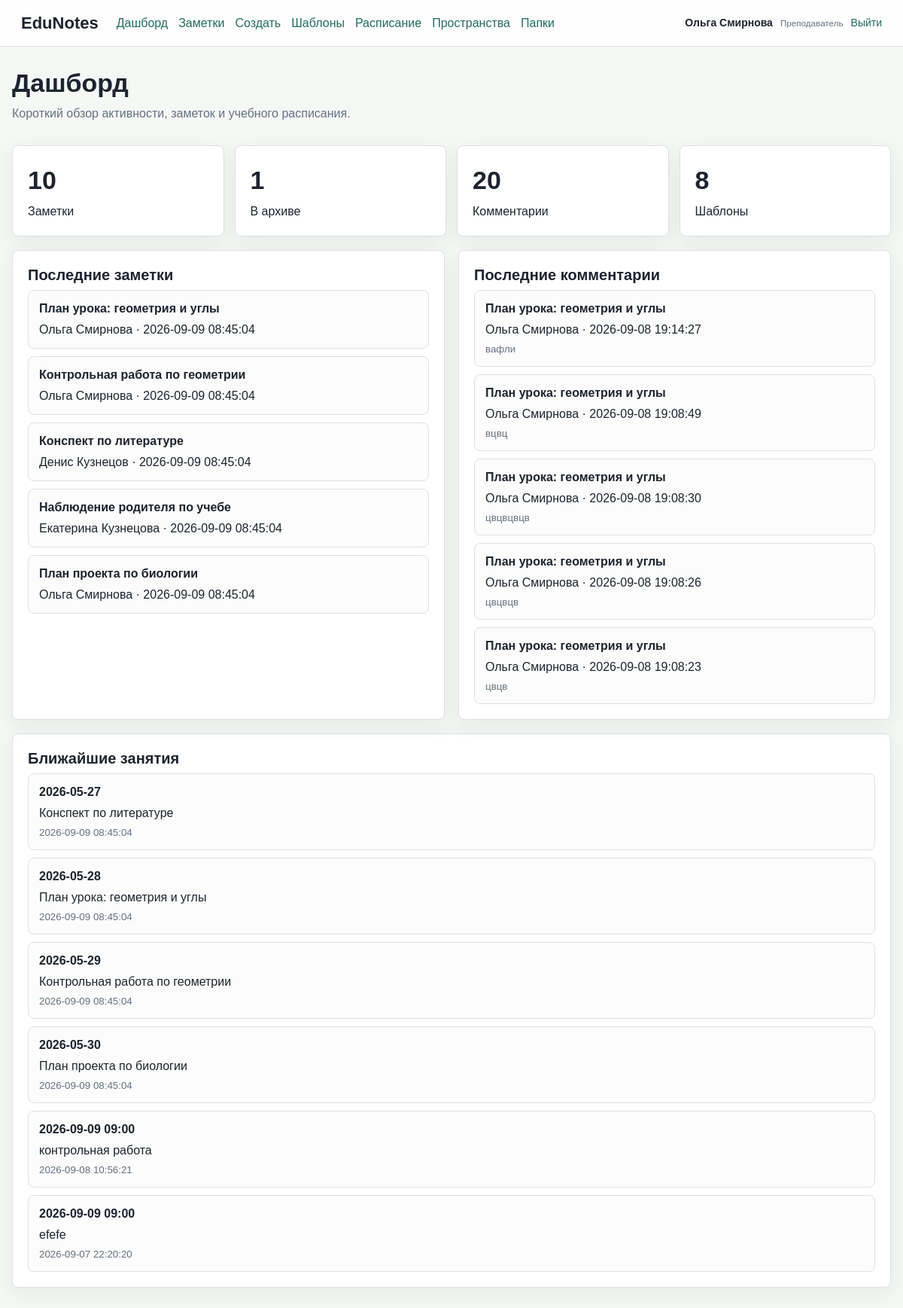
The app's page /dashboard (signed in) with its own data.
### tables this page shows
CREATE TABLE users (
    id INTEGER PRIMARY KEY AUTOINCREMENT,
    name TEXT NOT NULL,
    email TEXT NOT NULL UNIQUE,
    password_hash TEXT NOT NULL,
    role TEXT NOT NULL CHECK (role IN ('superadmin', 'org_admin', 'teacher', 'student', 'parent')),
    child_user_id INTEGER REFERENCES users(id) ON DELETE SET NULL,
    created_at TEXT NOT NULL DEFAULT CURRENT_TIMESTAMP
);

CREATE TABLE notes (
    id INTEGER PRIMARY KEY AUTOINCREMENT,
    workspace_id INTEGER NOT NULL REFERENCES workspaces(id) ON DELETE CASCADE,
    folder_id INTEGER REFERENCES folders(id) ON DELETE SET NULL,
    author_id INTEGER NOT NULL REFERENCES users(id) ON DELETE CASCADE,
    title TEXT NOT NULL,
    content TEXT NOT NULL DEFAULT '',
    lesson_date TEXT,
    lesson_time TEXT, 
    is_archived INTEGER NOT NULL DEFAULT 0,
    created_at TEXT NOT NULL DEFAULT CURRENT_TIMESTAMP,
    updated_at TEXT NOT NULL DEFAULT CURRENT_TIMESTAMP
);

CREATE TABLE comments (
    id INTEGER PRIMARY KEY AUTOINCREMENT,
    note_id INTEGER NOT NULL REFERENCES notes(id) ON DELETE CASCADE,
    author_id INTEGER NOT NULL REFERENCES users(id) ON DELETE CASCADE,
    body TEXT NOT NULL,
    created_at TEXT NOT NULL DEFAULT CURRENT_TIMESTAMP
);

### app.py (the view)
@app.route("/dashboard")
@login_required
def dashboard():
    if g.user["role"] in {"superadmin", "org_admin"}:
        stats = {
            "notes": query_one("SELECT COUNT(*) AS count FROM notes")["count"],
            "archived": query_one("SELECT COUNT(*) AS count FROM notes WHERE is_archived = 1")["count"],
            "comments": query_one("SELECT COUNT(*) AS count FROM comments")["count"],
            "templates": query_one("SELECT COUNT(*) AS count FROM note_templates")["count"],
        }
    else:
        stats = {
            "notes": query_one("""
                SELECT COUNT(DISTINCT n.id) AS count
                FROM notes n
                LEFT JOIN note_access na ON na.note_id = n.id AND na.user_id = ?
                WHERE n.author_id = ? OR na.user_id = ?
            """, (g.user["id"], g.user["id"], g.user["id"]))["count"],
            "archived": query_one("""
                SELECT COUNT(DISTINCT n.id) AS count
                FROM notes n
                LEFT JOIN note_access na ON na.note_id = n.id AND na.user_id = ?
                WHERE (n.author_id = ? OR na.user_id = ?) AND n.is_archived = 1
            """, (g.user["id"], g.user["id"], g.user["id"]))["count"],
            "comments": query_one("""
                SELECT COUNT(c.id) AS count
                FROM comments c
                JOIN notes n ON n.id = c.note_id
                LEFT JOIN note_access na ON na.note_id = n.id AND na.user_id = ?
                WHERE n.author_id = ? OR na.user_id = ?
            """, (g.user["id"], g.user["id"], g.user["id"]))["count"],
            "templates": query_one("SELECT COUNT(*) AS count FROM note_templates")["count"],  # шаблоны можно оставить общие
        }
    recent_notes = query_all(
        """
        SELECT n.id, n.title, n.updated_at, u.name AS author_name, n.is_archived
        FROM notes n
        JOIN users u ON u.id = n.author_id
        ORDER BY n.updated_at DESC
        LIMIT 5
        """
    )
    recent_comments = query_all(
        """
        SELECT c.created_at, c.body, u.name AS author_name, n.id AS note_id, n.title AS note_title
        FROM comments c
        JOIN users u ON u.id = c.author_id
        JOIN notes n ON n.id = c.note_id
        ORDER BY c.created_at DESC
        LIMIT 5
        """
    )
    upcoming_lessons = query_all(
        """
        SELECT id, title, lesson_date, lesson_time, updated_at
        FROM notes
        WHERE lesson_date IS NOT NULL AND is_archived = 0
        ORDER BY lesson_date ASC, updated_at DESC
        LIMIT 6
        """
    )
    return render_template(
        "dashboard.html",
        stats=stats,
        recent_notes=recent_notes,
        recent_comments=recent_comments,
        upcoming_lessons=upcoming_lessons,
    )

### app.py (called while the page is built)
def create_app() -> Flask:
    app = Flask(__name__)
    app.config["SECRET_KEY"] = os.environ.get("SECRET_KEY", "dev-secret-change-me")
    app.config["DATABASE"] = DATABASE
    @app.before_request
    def load_current_user() -> None:
        user_id = session.get("user_id")
        g.user = None
        if user_id:
            g.user = query_one("SELECT * FROM users WHERE id = ?", (user_id,))
    @app.context_processor
    def inject_globals() -> dict:
        return {
        "ROLES": ROLES,
        "ACCESS_LEVELS": ACCESS_LEVELS,
        "NOTE_TEMPLATE_ROLES": NOTE_TEMPLATE_ROLES,
        "can_delete_user": can_delete_user,
    }
    return app

def get_db() -> sqlite3.Connection:
    if "db" not in g:
        g.db = sqlite3.connect(app.config["DATABASE"])
        g.db.row_factory = sqlite3.Row
        g.db.execute("PRAGMA foreign_keys = ON")
    return g.db

def query_all(sql: str, params: tuple = ()) -> list[sqlite3.Row]:
    return get_db().execute(sql, params).fetchall()

def query_one(sql: str, params: tuple = ()) -> sqlite3.Row | None:
    return get_db().execute(sql, params).fetchone()

def login_required(view):
    @wraps(view)
    def wrapped_view(**kwargs):
        if g.user is None:
            return redirect(url_for("login"))
        return view(**kwargs)
    return wrapped_view

### templates/dashboard.html (shortened to what this page needs)
{% extends "base.html" %}
{% block content %}
<section class="section-head">
    <div>
        <h1>Дашборд</h1>
        <p>Короткий обзор активности, заметок и учебного расписания.</p>
    </div>
</section>
<section class="stats-grid">
    <div class="panel stat-card"><strong>{{ stats.notes }}</strong><span>Заметки</span></div>
    <div class="panel stat-card"><strong>{{ stats.archived }}</strong><span>В архиве</span></div>
    <div class="panel stat-card"><strong>{{ stats.comments }}</strong><span>Комментарии</span></div>
    <div class="panel stat-card"><strong>{{ stats.templates }}</strong><span>Шаблоны</span></div>
</section>
<section class="dashboard-grid">
    <article class="panel">
        <h2>Последние заметки</h2>
        <div class="list-stack">
            {% for note in recent_notes %}
                <a class="list-row" href="{{ url_for('note_detail', note_id=note.id) }}">
                    <strong>{{ note.title }}</strong>
                    <span>{{ note.author_name }} · {{ note.updated_at }}</span>
                </a>
            {% else %}
                <p class="muted">Пока нет заметок.</p>
            {% endfor %}
        </div>
    </article>
    <article class="panel">
        <h2>Последние комментарии</h2>
        <div class="list-stack">
            {% for comment in recent_comments %}
                <a class="list-row" href="{{ url_for('note_detail', note_id=comment.note_id) }}">
                    <strong>{{ comment.note_title }}</strong>
                    <span>{{ comment.author_name }} · {{ comment.created_at }}</span>
                    <small>{{ comment.body }}</small>
                </a>
            {% else %}
                <p class="muted">Комментариев пока нет.</p>
            {% endfor %}
        </div>
    </article>
</section>
<section class="panel">
    <h2>Ближайшие занятия</h2>
    <div class="lesson-table">
        {% for lesson in upcoming_lessons %}
            <a class="lesson-row" href="{{ url_for('note_detail', note_id=lesson.id) }}">
                <strong>{{ lesson.lesson_date }}{% if lesson.lesson_time %} {{ lesson.lesson_time }}{% endif %}</strong>
                <span>{{ lesson.title }}</span>
                <small>{{ lesson.updated_at }}</small>
            </a>
        {% else %}
            <p class="muted">Занятий с датой пока нет.</p>
        {% endfor %}
    </div>
</section>
{% endblock %}

### templates/base.html (shortened to what this page needs)
<!doctype html>
<html lang="ru">
<head>
    <link rel="stylesheet" href="{{ url_for('static', filename='styles.css') }}">
</head>
<body>
    <header class="topbar">
        <a class="brand" href="{{ url_for('notes') if g.user else url_for('login') }}">EduNotes</a>
        {% if g.user %}
            <nav class="nav">
                <a href="{{ url_for('dashboard') }}">Дашборд</a>
                <a href="{{ url_for('notes') }}">Заметки</a>
                <a href="{{ url_for('note_new') }}">Создать</a>
                <a href="{{ url_for('note_templates') }}">Шаблоны</a>
                <a href="{{ url_for('schedule') }}">Расписание</a>
                <a href="{{ url_for('workspaces') }}">Пространства</a>
                <a href="{{ url_for('folders') }}">Папки</a>
            </nav>
            <div class="user-chip">
                <span>{{ g.user.name }}</span>
                <small>{{ ROLES[g.user.role] }}</small>
                <a href="{{ url_for('logout') }}">Выйти</a>
            </div>
        {% endif %}
    </header>
    <main class="page">
        {% block content %}{% endblock %}
    </main>
</body>
</html>

### static/styles.css (style rules this page uses)
:root { color-scheme: light; --bg: #f5f7f4; --panel: #ffffff; --text: #1c2430; --muted: #647084; --line: #dce2df; --primary: #226c62; --primary-dark: #164d46; --accent: #c44c31; --soft: #e7f0ed; --danger: #b92f2f; }
* { box-sizing: border-box; }
body { margin: 0; background: var(--bg); color: var(--text); font-family: Arial, Helvetica, sans-serif; line-height: 1.5; }
a { color: var(--primary); text-decoration: none; }
.topbar { position: sticky; top: 0; z-index: 5; display: flex; align-items: center; gap: 24px; padding: 14px 28px; border-bottom: 1px solid var(--line); background: rgba(255, 255, 255, 0.94); }
.brand { color: var(--text); font-size: 22px; font-weight: 800; }
.nav { display: flex; gap: 14px; margin-right: auto; }
.user-chip { display: flex; align-items: center; gap: 10px; color: var(--muted); font-size: 14px; }
.user-chip span { color: var(--text); font-weight: 700; }
.page { width: min(1180px, calc(100% - 32px)); margin: 28px auto 56px; }
.section-head, .note-toolbar { display: flex; align-items: flex-start; justify-content: space-between; gap: 18px; margin-bottom: 18px; }
h1, h2 { margin: 0 0 8px; line-height: 1.2; }
h1 { font-size: 34px; }
h2 { font-size: 20px; }
p { margin: 0 0 12px; }
.muted, .section-head p { color: var(--muted); }
.panel, .note-card, .empty-state { border: 1px solid var(--line); border-radius: 8px; background: var(--panel); box-shadow: 0 8px 28px rgba(32, 40, 47, 0.06); }
.panel { padding: 20px; }
.stats-grid { display: grid; grid-template-columns: repeat(4, minmax(0, 1fr)); gap: 14px; margin-bottom: 18px; }
.stat-card { display: grid; gap: 4px; }
.stat-card strong { font-size: 34px; }
.dashboard-grid { display: grid; grid-template-columns: repeat(2, minmax(0, 1fr)); gap: 18px; margin-bottom: 18px; }
.list-stack, .lesson-table { display: grid; gap: 10px; }
.list-row, .lesson-row { display: grid; gap: 4px; padding: 12px 14px; border: 1px solid var(--line); border-radius: 8px; background: #fbfcfb; color: var(--text); }
.list-row small, .lesson-row small { color: var(--muted); }

### records on screen
users: user.name "Ольга Смирнова", role "Преподаватель"
notes: title "План урока: геометрия и углы", author_name "Ольга Смирнова", updated_at "2026-09-09 08:45:04", lesson_date "2026-05-28"
notes: title "Контрольная работа по геометрии", author_name "Ольга Смирнова", updated_at "2026-09-09 08:45:04", lesson_date "2026-05-29"
notes: title "Конспект по литературе", author_name "Денис Кузнецов", updated_at "2026-09-09 08:45:04", lesson_date "2026-05-27"
notes: title "Наблюдение родителя по учебе", author_name "Екатерина Кузнецова", updated_at "2026-09-09 08:45:04"
notes: title "План проекта по биологии", author_name "Ольга Смирнова", updated_at "2026-09-09 08:45:04", lesson_date "2026-05-30"
comments: note_title "План урока: геометрия и углы", author_name "Ольга Смирнова", created_at "2026-09-08 19:14:27", body "вафли"
comments: note_title "План урока: геометрия и углы", author_name "Ольга Смирнова", created_at "2026-09-08 19:08:49", body "вцвц"
comments: note_title "План урока: геометрия и углы", author_name "Ольга Смирнова", created_at "2026-09-08 19:08:30", body "цвцвцвцв"
comments: note_title "План урока: геометрия и углы", author_name "Ольга Смирнова", created_at "2026-09-08 19:08:26", body "цвцвцв"
comments: note_title "План урока: геометрия и углы", author_name "Ольга Смирнова", created_at "2026-09-08 19:08:23", body "цвцв"
notes: lesson_date "2026-09-09", lesson_time "09:00", title "контрольная работа", updated_at "2026-09-08 10:56:21"
notes: lesson_date "2026-09-09", lesson_time "09:00", title "efefe", updated_at "2026-09-07 22:20:20"

### other values on screen
{{ stats.notes }} "10"
{{ stats.archived }} "1"
{{ stats.comments }} "20"
{{ stats.templates }} "8"
